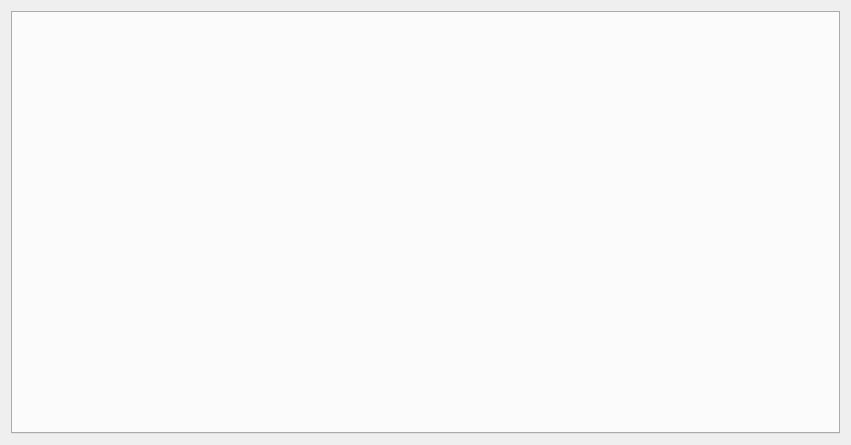
<?xml version="1.0" encoding="UTF-8"?>
<ui version="4.0">
 <class>SAKDataVisualizationManager</class>
 <widget class="QWidget" name="SAKDataVisualizationManager">
  <property name="geometry">
   <rect>
    <x>0</x>
    <y>0</y>
    <width>851</width>
    <height>445</height>
   </rect>
  </property>
  <property name="windowTitle">
   <string>数据可视化</string>
  </property>
  <layout class="QGridLayout" name="gridLayout">
   <item row="0" column="0">
    <widget class="QTabWidget" name="tabWidget">
     <property name="currentIndex">
      <number>-1</number>
     </property>
    </widget>
   </item>
  </layout>
 </widget>
 <resources/>
 <connections/>
</ui>
